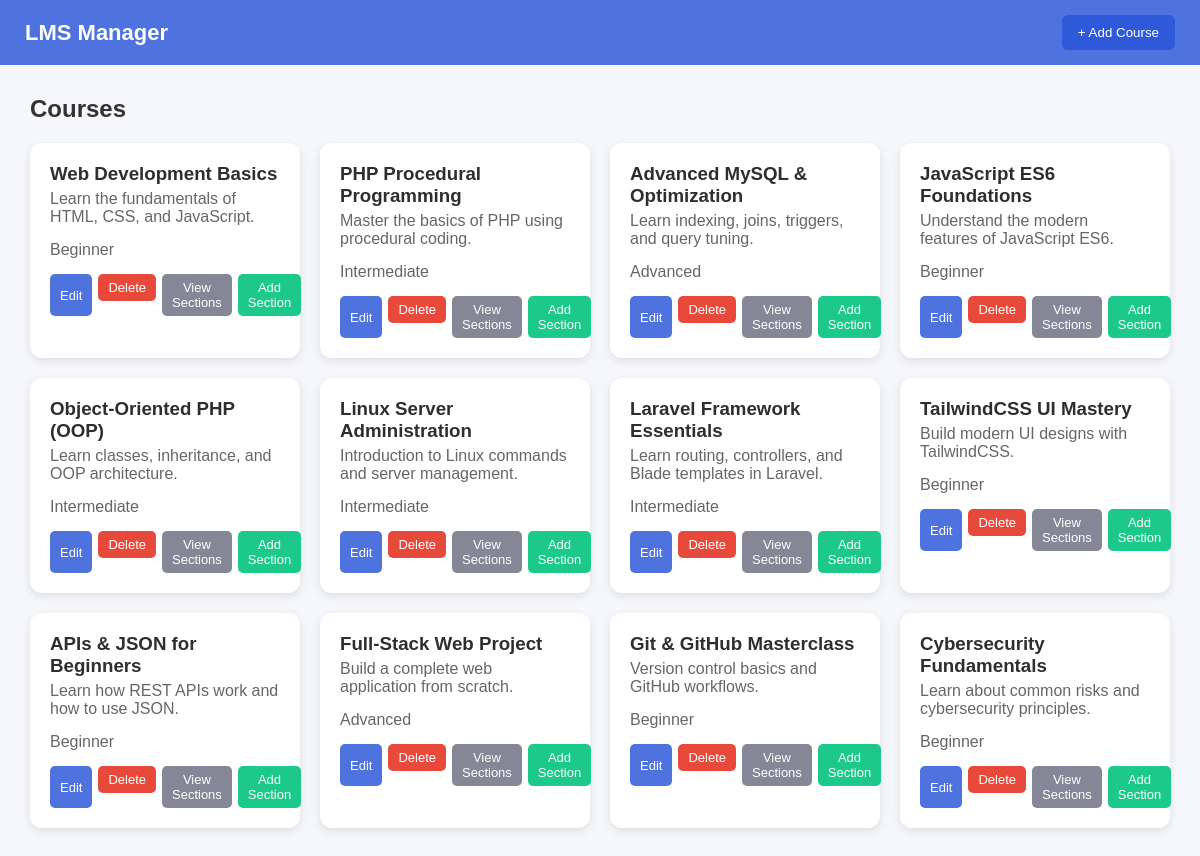
/cours/courses_list.php, run on the app's committed database.
### tables this page shows
CREATE TABLE courses (
    id INT AUTO_INCREMENT PRIMARY KEY,
    title VARCHAR(255) NOT NULL,
    description TEXT NOT NULL,
    level ENUM('Beginner', 'Intermediate', 'Advanced') NOT NULL,
    created_at TIMESTAMP DEFAULT CURRENT_TIMESTAMP
);

### cours/courses_list.php (the view, shortened to what this page needs)
<?php
    require_once '../infrastructure/header.php';
    require_once '../infrastructure/config.php';
    $data = "SELECT * FROM courses";
    $res = mysqli_query($conn, $data);
?>
<div class="content">
    <h2>Courses</h2>
    <div class="card-container">
        <?php
    while($row = mysqli_fetch_assoc($res)){
?>
        <div class="course-card">
            <h3><?= $row["title"]?></h3>
            <p><?= $row["description"]?></p>
            <p><?= $row["level"]?></p>
            <div class="card-buttons">
                <button class="btn edit" onclick="openModal('courseModalEdit')">Edit</button>
                <a href="courses_delete.php?id=<?= $row["id"] ?>"><button class="btn delete">Delete</button></a>
                <button class="btn view">View Sections</button>
                <button class="btn add" onclick="openModal('sectionModal')">Add Section</button>
            </div>
        </div>
<?php
    }
?>
    </div>
</div>
<?php
    require_once '../infrastructure/footer.php';
?>

### infrastructure/header.php (shortened to what this page needs)
<!DOCTYPE html>
<html lang="en">
<head>
    <link rel="stylesheet" href="../style/style.css">
</head>
<body>
<nav class="navbar">
    <div class="nav-title">LMS Manager</div>
    <div class="nav-buttons">
        <button class="nav-btn" onclick="openModal('courseModal')">+ Add Course</button>
    </div>
</nav>

### style/style.css (style rules this page uses)
* { margin: 0; padding: 0; box-sizing: border-box; font-family: Arial, Helvetica, sans-serif; }
body { background: #f5f7fa; }
.navbar { background: #4e73df; padding: 15px 25px; color: white; display: flex; justify-content: space-between; align-items: center; }
.nav-title { font-size: 22px; font-weight: bold; }
.nav-buttons .nav-btn { background: #2e59d9; border: none; color: white; padding: 10px 16px; border-radius: 6px; cursor: pointer; margin-left: 10px; transition: 0.2s; }
.content { padding: 30px; }
h2 { margin-bottom: 10px; color: #333; }
.card-container { display: grid; grid-template-columns: repeat(auto-fit, minmax(270px, 1fr)); gap: 20px; margin-top: 20px; }
.course-card { background: white; padding: 20px; border-radius: 12px; box-shadow: 0 3px 10px rgba(0,0,0,0.1); transition: 0.2s ease; }
.course-card h3 { margin-bottom: 5px; color: #2e2e2e; }
.course-card p { margin-bottom: 15px; color: #666; }
.card-buttons { display: flex; gap: 6px; }
.btn { padding: 6px 10px; border-radius: 5px; border: none; cursor: pointer; color: white; font-size: 13px; transition: 0.2s ease; }
.btn.edit { background: #4e73df; }
.btn.delete { background: #e74a3b; }
.btn.view { background: #858796; }
.btn.add { background: #1cc88a; }

### data on the page
courses: title "Web Development Basics", description "Learn the fundamentals of HTML, CSS, and JavaScript.", level "Beginner"
courses: title "PHP Procedural Programming", description "Master the basics of PHP using procedural coding.", level "Intermediate"
courses: title "Advanced MySQL & Optimization", description "Learn indexing, joins, triggers, and query tuning.", level "Advanced"
courses: title "JavaScript ES6 Foundations", description "Understand the modern features of JavaScript ES6.", level "Beginner"
courses: title "Object-Oriented PHP (OOP)", description "Learn classes, inheritance, and OOP architecture.", level "Intermediate"
courses: title "Linux Server Administration", description "Introduction to Linux commands and server management.", level "Intermediate"
courses: title "Laravel Framework Essentials", description "Learn routing, controllers, and Blade templates in Laravel.", level "Intermediate"
courses: title "TailwindCSS UI Mastery", description "Build modern UI designs with TailwindCSS.", level "Beginner"
courses: title "APIs & JSON for Beginners", description "Learn how REST APIs work and how to use JSON.", level "Beginner"
courses: title "Full-Stack Web Project", description "Build a complete web application from scratch.", level "Advanced"
courses: title "Git & GitHub Masterclass", description "Version control basics and GitHub workflows.", level "Beginner"
courses: title "Cybersecurity Fundamentals", description "Learn about common risks and cybersecurity principles.", level "Beginner"
